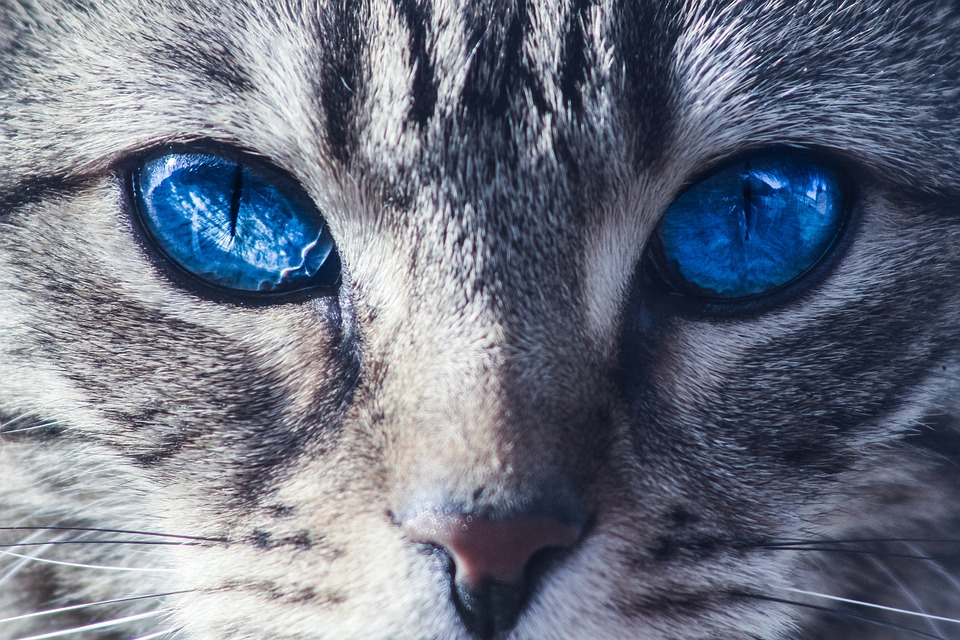
#> input picture Code/cat.jpg, 960 x 640 px
$ python build_mosaic.py cat.jpg eiffel_tower.jpg   (Python 2 division)   (older library calls are emulated)
#> lines starting #> are read from the running program, lines starting #| are printed output that depends on the picture
import sys
import os
import numpy as np
from PIL import Image
from time import time
from multiprocessing import Process, Queue, cpu_count


TILE_SIZE = 50           #the edge of mosaic tiles(square-shape) in pixels
TILE_MATCH_SIZE = 5     #the actual matching resolution (the higher the better the final result is, but need more time)
ENLARGEMENT    = 8		# the mosaic image will be this many times wider and taller than the original


TILE_BLOCK_SIZE = TILE_SIZE / max(min(TILE_MATCH_SIZE, TILE_SIZE), 1)
WORKER_COUNT = max(cpu_count() - 1, 1)
OUT_FILE_NAME = 'mosaic.jpeg'
QUEUE_EMPTY_VALUE = None

class TileProcessor:
	def __init__(self, tiles_directory):
		self.tiles_directory = tiles_directory

	# [13 lines left out: function __process_tile, not called in this run]

	def get_tiles(self):
		large_tiles = []
		small_tiles = []

		print('Get tile images from \'%s\'' % (self.tiles_directory))

		for root, subfolders, files in os.walk(self.tiles_directory):
			for tile_name in files:
				tile_path = os.path.join(root, tile_name)
				large_tile, small_tile = self.__process_tile(tile_path)

				large_tiles.append(large_tile)
				small_tiles.append(small_tile)

		print('Totally processed %d tiles' % len(large_tiles))

		return (large_tiles, small_tiles)


class TargetImageProcessor:
	def __init__(self, targetimage_directory):
		self.targetimage_directory = targetimage_directory

	def get_processed_targetimage(self):
		print 'Processing main image...'
		img = Image.open(self.targetimage_directory)
#> img is the input picture: PIL image 960x640 RGB; mean R, G, B 109.6, 115.8, 131.5
		w = img.size[0] * ENLARGEMENT
#> w = 7680
		h = img.size[1] * ENLARGEMENT
#> h = 5120

		large_target_image = img.resize((w,h), Image.ANTIALIAS)

		w_residual = (w % TILE_SIZE) / 2
#> w_residual = 15
		h_residual = (h % TILE_SIZE) / 2
#> h_residual = 10

		if w_residual != 0 or h_residual != 0:
			large_target_image = large_target_image.crop((w_residual, h_residual, w-w_residual, h-h_residual))
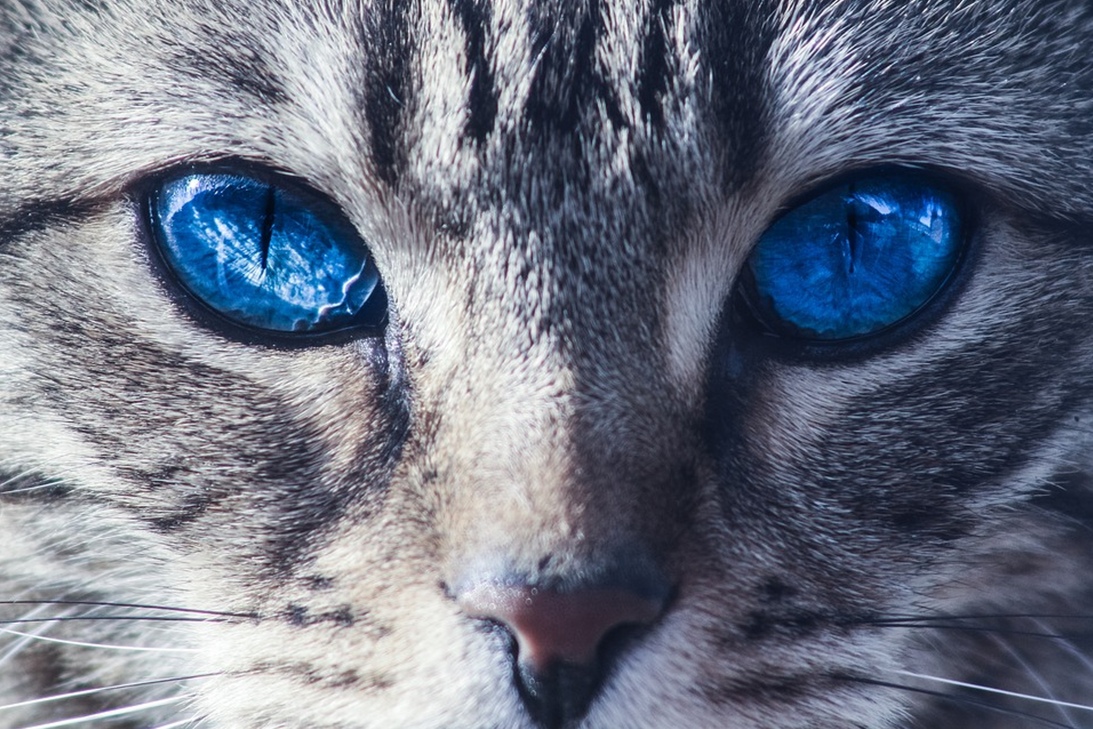
#> large_target_image: PIL image 7650x5100 RGB (shown at 1/7 size); mean R, G, B 109.5, 115.8, 131.4

		small_target_image = large_target_image.resize((w/TILE_BLOCK_SIZE, h/TILE_BLOCK_SIZE), Image.ANTIALIAS)
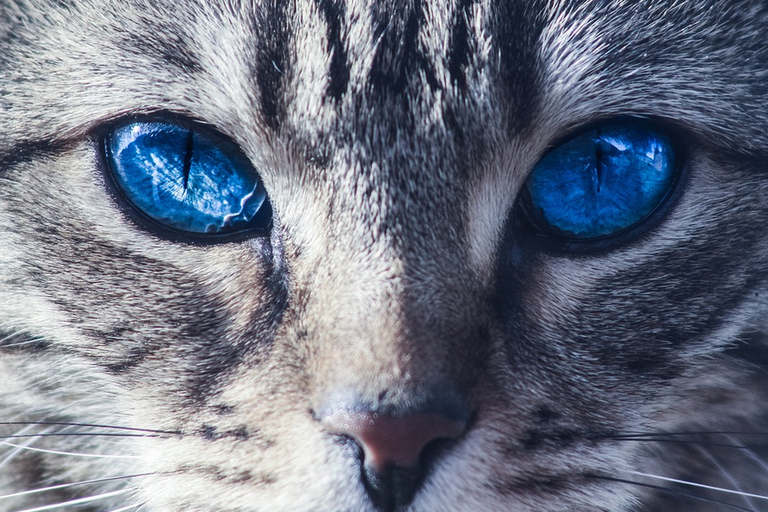
#> small_target_image: PIL image 768x512 RGB; mean R, G, B 109.5, 115.8, 131.4

		image_data = (large_target_image.convert('RGB'), small_target_image.convert('RGB'))

		print 'Main image processed.'

		return image_data


class tileFitter:
	def __init__(self, small_tiles):
		self.smalltiles = small_tiles

	# [25 lines left out: functions __get_distance, get_best_fit_tile_idx, not called in this run]


class MosaicImage:
	def __init__(self, original_img):
		self.image = Image.new(original_img.mode, original_img.size)
#> self.image: PIL image 7650x5100 RGB; every value is 0
		self.x_tile_count = self.image.size[0] / TILE_SIZE
#> self.x_tile_count = 153
		self.y_tile_count = self.image.size[1] / TILE_SIZE
#> self.y_tile_count = 102
		self.total_tile_count = self.x_tile_count * self.y_tile_count
#> self.total_tile_count = 15606

	# [4 lines left out: function patch_tile, not called in this run]

	def save_mosaic(self, path):
		self.image.save(path)


class ProgressCounter:
	def __init__(self, total):
		self.total = total
		self.counter = 0

	def update(self):
		self.counter += 1
		sys.stdout.write("Progress: %s%% %s" % (100 * self.counter / self.total, "\r"))
    	sys.stdout.flush();


# [41 lines left out: functions fit_tiles, build_mosaic, not called in this run]


def compose(tiles, original_img):
	large_tiles, small_tiles = tiles
	original_img_large, original_img_small = original_img

	large_tiles_list_type = map(lambda tile : list(tile.getdata()), large_tiles)
	small_tiles_list_type = map(lambda tile : list(tile.getdata()), small_tiles)

	mosaic = MosaicImage(original_img_large)
	x_count = mosaic.x_tile_count
#> x_count = 153
	y_count = mosaic.y_tile_count
#> y_count = 102

#> (the run stopped early here; a loop or call above may not have finished)

$ run again, on Code/cluster10/cluster_mean0.jpg
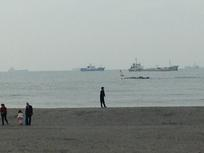
#> input picture Code/cluster10/cluster_mean0.jpg, 204 x 153 px
#> in get_processed_targetimage, img is the input picture: PIL image 204x153 RGB; mean R, G, B 143.7, 150.5, 147.9
#> in get_processed_targetimage, `small_target_image = large_target_image.resize((w/TILE_BLOCK_SIZE, h/T..`:
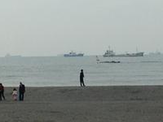
#> small_target_image: PIL image 163x122 RGB; mean R, G, B 143.9, 150.7, 148.1
#> self.image: PIL image 1600x1200 RGB; every value is 0
#> x_count = 32
#> y_count = 24

$ run again, on Code/cluster10/cluster_mean1.jpg
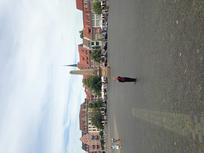
#> input picture Code/cluster10/cluster_mean1.jpg, 204 x 153 px
#> in get_processed_targetimage, img is the input picture: PIL image 204x153 RGB; mean R, G, B 154.2, 156.7, 155.7
#> in get_processed_targetimage, `large_target_image = large_target_image.crop((w_residual, h_residual, ..`:
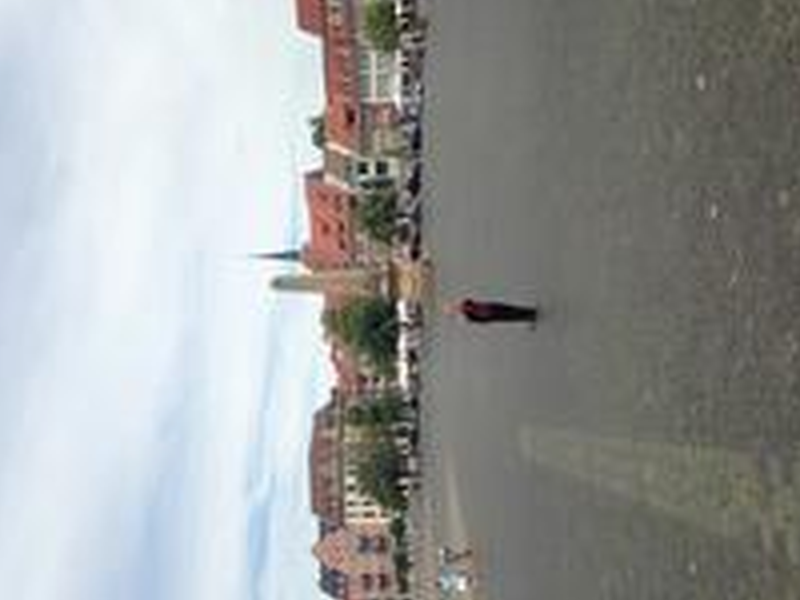
#> large_target_image: PIL image 1600x1200 RGB (shown at 1/2 size); mean R, G, B 154.5, 156.8, 155.7
#> in get_processed_targetimage, `small_target_image = large_target_image.resize((w/TILE_BLOCK_SIZE, h/T..`:
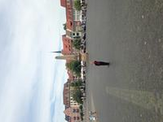
#> small_target_image: PIL image 163x122 RGB; mean R, G, B 154.5, 156.8, 155.7
#> self.image: PIL image 1600x1200 RGB; every value is 0
#> x_count = 32
#> y_count = 24
